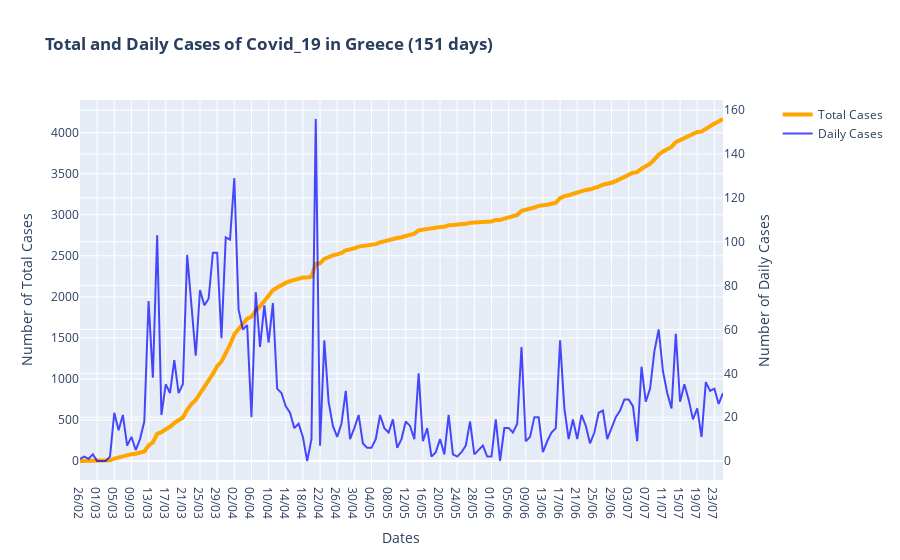

The notebook cell this image was saved under:
### Markdown cell above
## Total and Daily number of cases

### Code cell
# Figure with secondary y-axis
fig = make_subplots(specs=[[{"secondary_y": True}]])

# Traces - Bars and line
fig.add_trace(
    go.Scatter(x=df.index, y=df['Total Cases'], name='Total Cases', line_width=4, line_color='orange'),
    secondary_y=False,
)

fig.add_trace(
    go.Scatter(x=df.index, y=df['Daily Cases'], name='Daily Cases', line_color='blue',opacity = 0.7),
    secondary_y=True,
)

# Figure Title
fig.update_layout(
    title_text='<b>Total and Daily Cases of Covid_19 in Greece ('+str(len(df['Total Cases']))+' days)</b>'
)

# x-axis and y-axes titles
fig.update_xaxes(title_text='Dates')
fig.update_yaxes(title_text='Number of Total Cases', secondary_y=False)
fig.update_yaxes(title_text='Number of Daily Cases', secondary_y=True)

fig.update_layout(hovermode='x unified')

fig.show()

### Figure 1 — Plotly figure (JSON) as saved in the notebook; plotly's stock layout.template omitted (floating-point values rounded to 4 significant figures; data arrays with more than 128 entries replaced by an {"elided": "..."} marker saying what was removed)
{"data": [{"line": {"color": "orange", "width": 4}, "name": "Total Cases", "type": "scatter", "x": {"elided": "151 str values"}, "xaxis": "x", "y": {"elided": "151 int values"}, "yaxis": "y"}, {"line": {"color": "blue"}, "name": "Daily Cases", "opacity": 0.7, "type": "scatter", "x": {"elided": "151 str values"}, "xaxis": "x", "y": {"elided": "151 int values"}, "yaxis": "y2"}], "layout": {"hovermode": "x unified", "title": {"text": "<b>Total and Daily Cases of Covid_19 in Greece (151 days)</b>"}, "xaxis": {"anchor": "y", "domain": [0, 0.94], "title": {"text": "Dates"}}, "yaxis": {"anchor": "x", "domain": [0, 1], "title": {"text": "Number of Total Cases"}}, "yaxis2": {"anchor": "x", "overlaying": "y", "side": "right", "title": {"text": "Number of Daily Cases"}}}}
